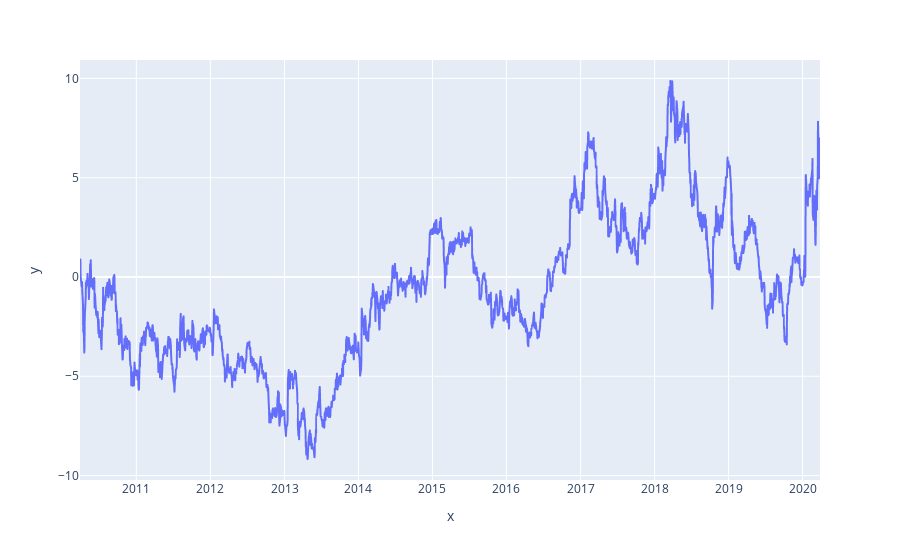

The notebook cell saved with this chart:
### Code cell
hedge = model.params.values[0]
spread = (historical_prices["MS"] - hedge*historical_prices["CITI"]).rename("spread", inplace = True)
spread
fig = px.line(x=spread.index,y=spread)
fig.show()

### Figure 1 — Plotly figure (JSON) as saved in the notebook; plotly's stock layout.template omitted (floating-point values rounded to 4 significant figures; data arrays with more than 128 entries replaced by an {"elided": "..."} marker saying what was removed)
{"data": [{"hoverlabel": {"namelength": 0}, "hovertemplate": "x=%{x}<br>y=%{y}", "legendgroup": "", "line": {"color": "#636efa", "dash": "solid"}, "mode": "lines", "name": "", "showlegend": false, "type": "scattergl", "x": {"elided": "2518 str values"}, "xaxis": "x", "y": {"elided": "2518 float values"}, "yaxis": "y"}], "layout": {"legend": {"tracegroupgap": 0}, "margin": {"t": 60}, "xaxis": {"anchor": "y", "domain": [0, 1], "title": {"text": "x"}}, "yaxis": {"anchor": "x", "domain": [0, 1], "title": {"text": "y"}}}}
